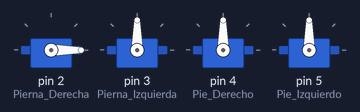
A sketch run on a simulated Arduino Uno, built with avr-gcc and run on an emulated ATmega328P. On the bench: 4 × servo.

Above: at 0.1 s.
At 3.1 s:
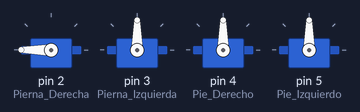
At 9.1 s:
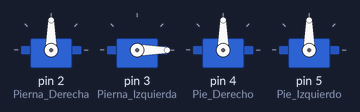
At 12.1 s:
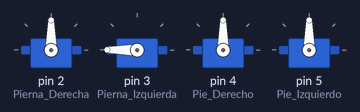
At 18.1 s:
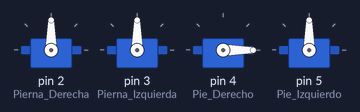
At 33.1 s:
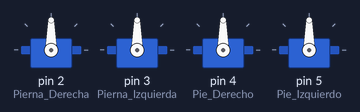
Timing chart, 0 to 34.6 s (numbered marks = the images above):
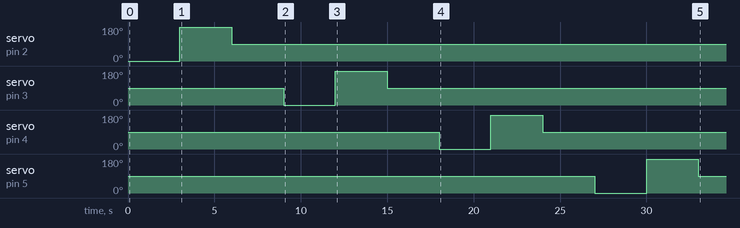

The sketch:

otto_servos_test01.ino
```cpp
// External power supply

#include <Servo.h>

Servo Pierna_Derecha;
Servo Pierna_Izquierda;
Servo Pie_Derecho;
Servo Pie_Izquierdo;

int minim = 0;
int maxim = 180;
int recto = 90;

void setup() {
  Pierna_Derecha.attach(2);
  Pierna_Izquierda.attach(3);
  Pie_Derecho.attach(4);
  Pie_Izquierdo.attach(5);

  Pierna_Derecha.write(minim);
  delay(3000);
  Pierna_Derecha.write(maxim);
  delay(3000);
  Pierna_Derecha.write(recto);
  delay(3000);

  Pierna_Izquierda.write(minim);
  delay(3000);
  Pierna_Izquierda.write(maxim);
  delay(3000);
  Pierna_Izquierda.write(recto);
  delay(3000);

  Pie_Derecho.write(minim);
  delay(3000);
  Pie_Derecho.write(maxim);
  delay(3000);
  Pie_Derecho.write(recto);
  delay(3000);

  Pie_Izquierdo.write(minim);
  delay(3000);
  Pie_Izquierdo.write(maxim);
  delay(3000);
  Pie_Izquierdo.write(recto);
  delay(3000);

  Pierna_Derecha.write(recto);
  Pierna_Izquierda.write(recto);
  Pie_Derecho.write(recto);
  Pie_Izquierdo.write(recto);
}

void loop() {
//  Pierna_Derecha.write(recto);
//  Pierna_Izquierda.write(recto);
//  Pie_Derecho.write(recto);
//  Pie_Izquierdo.write(recto);
}
```
